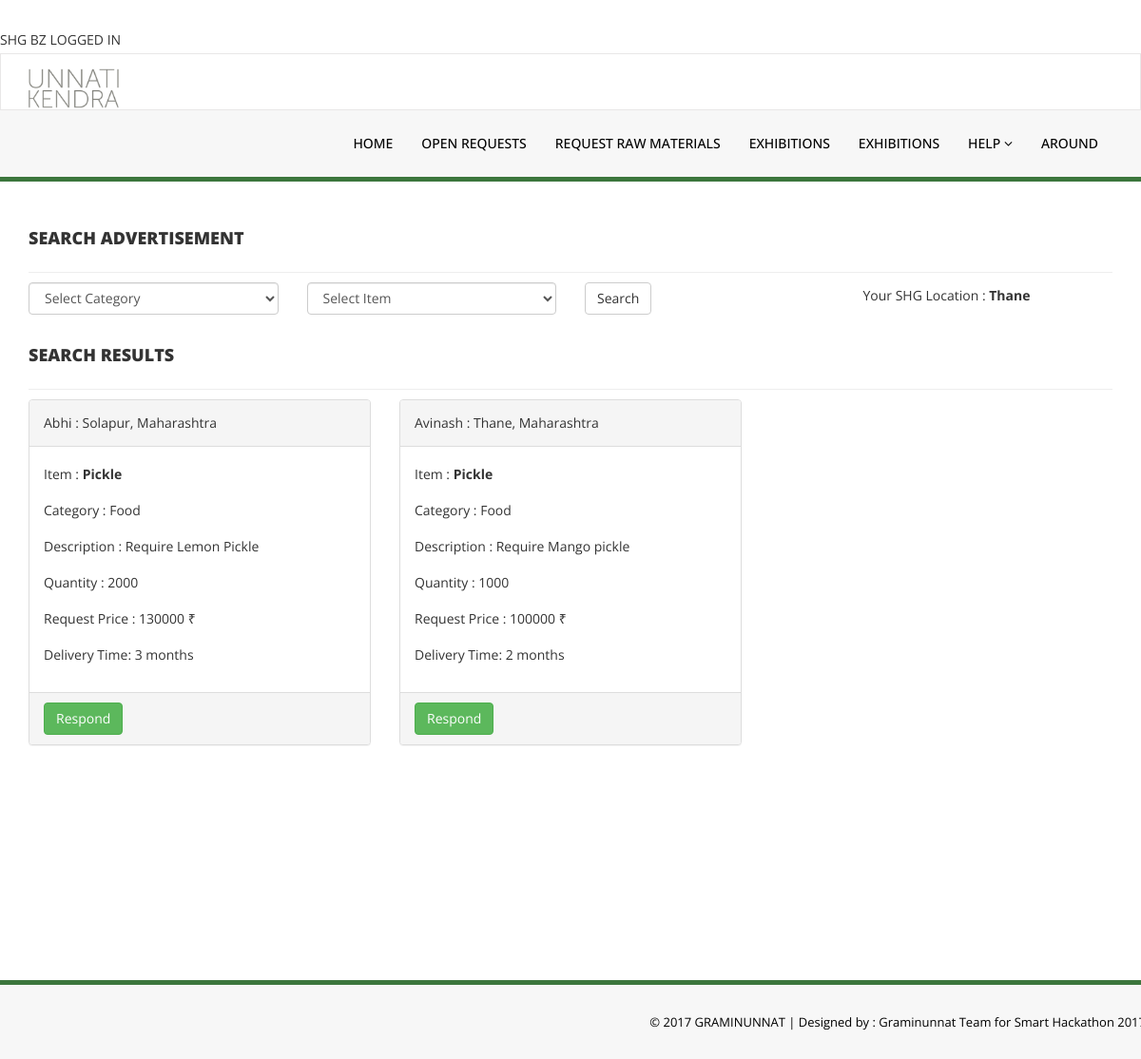
Screenshot of /shg/shg_searched.php?item=1 with the database file from the repository.
### tables this page shows
CREATE TABLE `buyer_adv_post` (
  `adv_id` int(11) NOT NULL,
  `buyer_id` int(11) NOT NULL,
  `item_id` int(11) NOT NULL,
  `description` varchar(5000) NOT NULL,
  `quantity` int(11) NOT NULL,
  `request_price` int(11) NOT NULL,
  `delivery_district_id` int(11) NOT NULL,
  `delivery_months` int(11) NOT NULL,
  `timestamp` datetime NOT NULL DEFAULT CURRENT_TIMESTAMP,
  `adv_status` int(11) NOT NULL
);

CREATE TABLE `buyer_reg` (
  `buyer_id` int(11) NOT NULL,
  `name` varchar(100) NOT NULL,
  `email` varchar(200) NOT NULL,
  `password` varchar(100) NOT NULL,
  `company_name` varchar(50) NOT NULL,
  `aadhar` bigint(20) NOT NULL,
  `phone` bigint(20) NOT NULL,
  `street` varchar(200) NOT NULL,
  `city` varchar(100) NOT NULL,
  `district_id` int(11) NOT NULL,
  `state` varchar(30) NOT NULL,
  `zip` int(11) NOT NULL
);

CREATE TABLE `district_table` (
  `district_id` int(11) NOT NULL,
  `district_name` varchar(50) NOT NULL,
  `district_code` varchar(5) NOT NULL,
  `state_id` int(11) NOT NULL,
  `state_code` varchar(5) NOT NULL
);

CREATE TABLE `state_table` (
  `state_id` int(11) NOT NULL,
  `state_name` varchar(50) NOT NULL,
  `state_code` varchar(5) NOT NULL
);

CREATE TABLE `items` (
  `item_id` int(11) NOT NULL,
  `item_name` varchar(200) NOT NULL,
  `category_id` int(11) NOT NULL,
  `unit_id` int(11) NOT NULL
);

CREATE TABLE `category` (
  `category_id` int(11) NOT NULL,
  `category_name` varchar(200) NOT NULL
);

### shg/shg_searched.php (the view, shortened to what this page needs)
<!DOCTYPE html>
<html lang="en">
<head>
</head>
<body>
<?php
include 'shg_header.php';
include '../header.php';
?>
<div class="content-wrapper">
<div class="container">
<div class="row pad-botm">
    <div class="col-md-12">
        <h4 class="header-line">SEARCH ADVERTISEMENT</h4>
    </div>
<?php
$shg_item_id = $_SESSION['shg_item_id'];
?>
<form method="GET" action="shg_searched.php">
    <div class="col-md-3">
        <select name="category" onclick="showUser(this.value)" class="form-control">
        <option value="" selected disabled>Select Category</option>
        </select>
    </div>
    <div class="col-md-3">
    <select id='txtHint' name = "item" class="form-control">
        <option value="" selected disabled>Select Item</option>
    </select>
    </div>
    <div class="col-md-3"><input type="submit" value="Search" class="btn btn-default"></div>
</form>
<div class="row" style="padding-bottom:2%">
    <div class="col-md-3">
        Your SHG Location : <strong><?php echo $_SESSION['shg_district'];?></strong>
    </div>
</div>
<div class="col-md-12">
    <h4 class="header-line">SEARCH RESULTS </h4>
</div>
<?php
if (empty($_GET)) {
    echo "<div class='container'>No Match Found</div>";
}
else
{
    $item_id=$_GET['item'];
$sql_buyer_adv_post = "SELECT * FROM buyer_adv_post where item_id = $item_id ORDER BY item_id <> $shg_item_id, quantity DESC ";
$res_buyer_adv_post = mysqli_query($connect, $sql_buyer_adv_post);
if(mysqli_num_rows($res_buyer_adv_post)==0)
{
    echo "<div class='container'>No Match Found</div>";
}
else {
while ($row_buyer_adv_post = mysqli_fetch_array($res_buyer_adv_post)) {
    echo "<tr>";
    $buyer_id = $row_buyer_adv_post['buyer_id'];
    $item_id = $row_buyer_adv_post['item_id'];
    $delivery_district_id = $row_buyer_adv_post['delivery_district_id'];
    $sql = "SELECT name FROM buyer_reg WHERE buyer_id=$buyer_id";
    $buyer_name = mysqli_fetch_array(mysqli_query($connect, $sql))[0];
    $sql = "SELECT * FROM items WHERE item_id=$item_id";
    $temp_item_name = mysqli_fetch_array(mysqli_query($connect, $sql));
    $item_name = $temp_item_name[1];
    $category_id = $temp_item_name[2];
    $sql = "SELECT category_name FROM category WHERE category_id=$category_id";
    $category_name = mysqli_fetch_array(mysqli_query($connect, $sql))[0];
    $sql = "SELECT * FROM district_table WHERE district_id=$delivery_district_id";
    $delivery_district_name = mysqli_fetch_array(mysqli_query($connect, $sql))[1];
    $delivery_state_id = mysqli_fetch_array(mysqli_query($connect, $sql))[3];
    $sql = "SELECT state_name FROM state_table WHERE state_id=$delivery_state_id";
    $delivery_state_name = mysqli_fetch_array(mysqli_query($connect, $sql))[0];
?>
    <div class="col-md-4 col-sm-4">
        <div class="panel panel-default">
            <div class="panel-heading">
                <?php echo $buyer_name." : ".$delivery_district_name . ", " . $delivery_state_name;?>
            </div>
            <div class="panel-body">
                <p class="wella">Item : <strong><?php echo $item_name;?></strong></p>
                <p class="wella">Category : <?php echo $category_name;?></p>
                <p class="wella">Description : <?php echo $row_buyer_adv_post['description'];?></p>
                <p class="wella">Quantity : <?php echo $row_buyer_adv_post['quantity'];?></p>
                <p class="wella">Request Price : <?php echo $row_buyer_adv_post['request_price'];?> ₹</p>
                <p class="wella">Delivery Time: <?php echo $row_buyer_adv_post['delivery_months']." months";?></p>
            </div>
            <div class="panel-footer" >
                <div >
                    <?php echo "<a href='shg_interested.php?adv_id=" . $row_buyer_adv_post['adv_id'] . "&qty=". $row_buyer_adv_post['quantity'] ." '> <input type='button' class='btn btn-success' name='submit_shg' value='Respond'/> </a>";?>
                </div>
            </div>
        </div>
    </div>
<?php
}
}
}
?>
</div>
</div>
</div>
</body>
<?php
include '../footer.php'; ?>
</html>

### assets/css/style.css (style rules this page uses)
.content-wrapper { margin-top: 40px; min-height:800px; padding-bottom:90px; }
.header-line { font-weight:900; padding-bottom:25px; border-bottom:1px solid #eeeeee; text-transform:uppercase; }
.pad-botm { padding-bottom:30px; }

### rows the page displays
buyer_adv_post: buyer.name "Abhi", delivery_district.district_name "Solapur", delivery_district.state_name "Maharashtra", item.item_name "Pickle", item.category_name "Food", description "Require Lemon Pickle", quantity "2000", request_price "130000", delivery_months "3"
buyer_adv_post: buyer.name "Avinash", delivery_district.district_name "Thane", delivery_district.state_name "Maharashtra", item.item_name "Pickle", item.category_name "Food", description "Require Mango pickle", quantity "1000", request_price "100000", delivery_months "2"

### other values shown
$_SESSION['shg_name'] "SHG BZ"
$_SESSION['shg_district'] "Thane"
